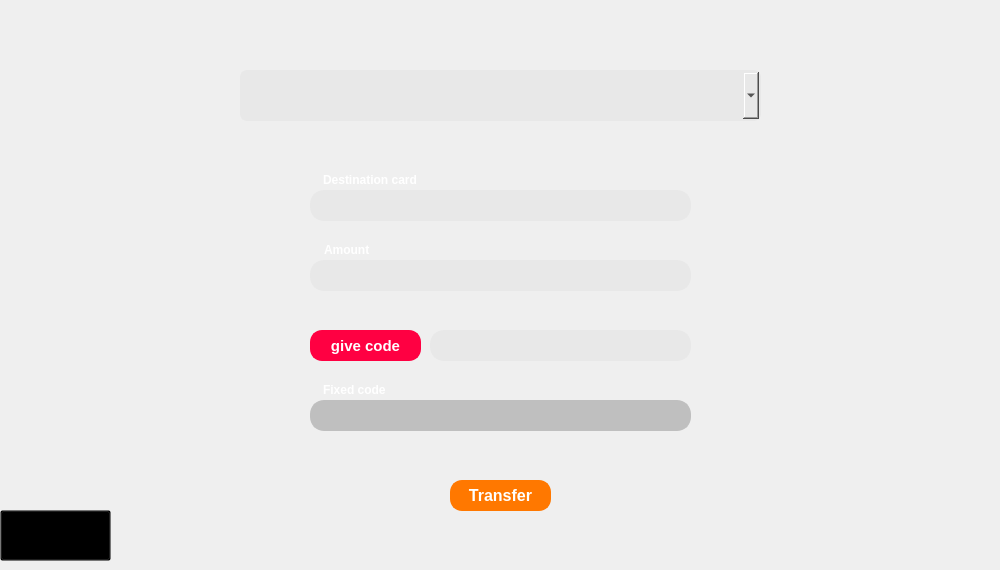
<?xml version="1.0" encoding="UTF-8"?>
<ui version="4.0">
 <class>TransferMoney</class>
 <widget class="QDialog" name="TransferMoney">
  <property name="geometry">
   <rect>
    <x>0</x>
    <y>0</y>
    <width>1000</width>
    <height>570</height>
   </rect>
  </property>
  <property name="minimumSize">
   <size>
    <width>1000</width>
    <height>570</height>
   </size>
  </property>
  <property name="maximumSize">
   <size>
    <width>1000</width>
    <height>570</height>
   </size>
  </property>
  <property name="windowTitle">
   <string>Transfer Money</string>
  </property>
  <property name="windowIcon">
   <iconset>
    <normalon>:/Images/logo bank.png</normalon>
   </iconset>
  </property>
  <property name="styleSheet">
   <string notr="true">#TransferMoney{		
background-image: url(&quot;:/Images/transfer money page.png&quot;);
        background-repeat: no-repeat;
        background-attachment: fixed;
        background-size: cover;
        background-position: center;
}</string>
  </property>
  <widget class="QComboBox" name="cmbOriginCards">
   <property name="geometry">
    <rect>
     <x>240</x>
     <y>70</y>
     <width>521</width>
     <height>51</height>
    </rect>
   </property>
   <property name="styleSheet">
    <string notr="true">#cmbOriginCards{
    background-color:  #e8e8e8; 
    color: black; 
    border: 2px solid #e8e8e8; 
    border-radius: 7px;
    padding: 3px 10px; 
    font-size: 14px; 
	font-family:'Cascadia Mono' ;
	font-weight: bold;
    text-align: center; 
}
#cmbOriginCards:hover {
    background-color: #d3d3d3;
}</string>
   </property>
  </widget>
  <widget class="QPushButton" name="btnTransfer">
   <property name="geometry">
    <rect>
     <x>450</x>
     <y>480</y>
     <width>101</width>
     <height>31</height>
    </rect>
   </property>
   <property name="cursor">
    <cursorShape>PointingHandCursor</cursorShape>
   </property>
   <property name="styleSheet">
    <string notr="true">#btnTransfer{
    background-color:  #ff7800; 
    color: white; 
    border: 2px solid #ff7800; 
    border-radius: 12px;
    padding: 3px 10px; 
    font-size: 16px; 
	font-family:'Cascadia Mono' ;
	font-weight: bold;
    text-align: center; 
}
#btnTransfer:hover {
    background-color: #f05b01;
	border: 2px solid #f05b01; 
    color: white; 
}</string>
   </property>
   <property name="text">
    <string>Transfer</string>
   </property>
  </widget>
  <widget class="QLineEdit" name="lnEdtAimCard">
   <property name="geometry">
    <rect>
     <x>310</x>
     <y>190</y>
     <width>381</width>
     <height>31</height>
    </rect>
   </property>
   <property name="styleSheet">
    <string notr="true">#lnEdtAimCard{
    background-color:  #e8e8e8; 
    color: black; 
    border: 2px solid #e8e8e8; 
    border-radius: 14px;
    padding: 3px 10px; 
    font-size: 14px; 
	font-family:'Cascadia Mono' ;
	font-weight: bold;
    text-align: center; 
}
#lnEdtAimCard:hover {
    background-color: #d3d3d3;
}</string>
   </property>
  </widget>
  <widget class="QLineEdit" name="lnEdtAmount">
   <property name="geometry">
    <rect>
     <x>310</x>
     <y>260</y>
     <width>381</width>
     <height>31</height>
    </rect>
   </property>
   <property name="styleSheet">
    <string notr="true">#lnEdtAmount{
    background-color:  #e8e8e8; 
    color: black; 
    border: 2px solid #e8e8e8; 
    border-radius: 14px;
    padding: 3px 10px; 
    font-size: 14px; 
	font-family:'Cascadia Mono' ;
	font-weight: bold;
    text-align: center; 
}
#lnEdtAmount:hover {
    background-color: #d3d3d3;
}</string>
   </property>
  </widget>
  <widget class="QLineEdit" name="lnEdtDynamicPass">
   <property name="enabled">
    <bool>false</bool>
   </property>
   <property name="geometry">
    <rect>
     <x>430</x>
     <y>330</y>
     <width>261</width>
     <height>31</height>
    </rect>
   </property>
   <property name="styleSheet">
    <string notr="true">#lnEdtDynamicPass{
    background-color:  #e8e8e8; 
    color: black; 
    border: 2px solid #e8e8e8; 
    border-radius: 14px;
    padding: 3px 10px; 
    font-size: 14px; 
	font-family:'Cascadia Mono' ;
	font-weight: bold;
    text-align: center; 
}
#lnEdtDynamicPass:hover {
    background-color: #d3d3d3;
}</string>
   </property>
  </widget>
  <widget class="QPushButton" name="btnSendPass">
   <property name="geometry">
    <rect>
     <x>310</x>
     <y>330</y>
     <width>111</width>
     <height>31</height>
    </rect>
   </property>
   <property name="cursor">
    <cursorShape>PointingHandCursor</cursorShape>
   </property>
   <property name="styleSheet">
    <string notr="true">#btnSendPass{
    background-color:  #ff0042; 
    color: white; 
    border: 2px solid #ff0042; 
    border-radius: 12px;
    padding: 3px 3px; 
    font-size: 15px; 
	font-family:'Cascadia Mono' ;
	font-weight: bold;
    text-align: center; 
}
#btnSendPass:hover {
    background-color: #d30037;
	border: 2px solid #d30037; 
    color: white; 
}</string>
   </property>
   <property name="text">
    <string>give code</string>
   </property>
  </widget>
  <widget class="QLineEdit" name="lnEdtFixPass">
   <property name="enabled">
    <bool>false</bool>
   </property>
   <property name="geometry">
    <rect>
     <x>310</x>
     <y>400</y>
     <width>381</width>
     <height>31</height>
    </rect>
   </property>
   <property name="styleSheet">
    <string notr="true">#lnEdtFixPass{
    background-color:  #bfbfbf; 
    color: black; 
    border: 2px solid #bfbfbf; 
    border-radius: 14px;
    padding: 3px 10px; 
    font-size: 14px; 
	font-family:'Cascadia Mono' ;
	font-weight: bold;
    text-align: center; 
}
#lnEdtFixPass:hover {
    background-color: #d3d3d3;
}</string>
   </property>
  </widget>
  <widget class="QLabel" name="lblAimCard">
   <property name="geometry">
    <rect>
     <x>310</x>
     <y>170</y>
     <width>121</width>
     <height>20</height>
    </rect>
   </property>
   <property name="styleSheet">
    <string notr="true">#lblAimCard{
    color: white; 
    padding: 3px 10px; 
    font-size: 12px; 
	font-weight: bold;
    text-align: center; 
}</string>
   </property>
   <property name="text">
    <string>Destination card</string>
   </property>
  </widget>
  <widget class="QLabel" name="lblAmount">
   <property name="geometry">
    <rect>
     <x>311</x>
     <y>240</y>
     <width>111</width>
     <height>20</height>
    </rect>
   </property>
   <property name="styleSheet">
    <string notr="true">#lblAmount{
    color: white; 
    padding: 3px 10px; 
    font-size: 12px; 
	font-weight: bold;
    text-align: center; 
}</string>
   </property>
   <property name="text">
    <string>Amount</string>
   </property>
  </widget>
  <widget class="QLabel" name="lblFixPass">
   <property name="geometry">
    <rect>
     <x>310</x>
     <y>380</y>
     <width>111</width>
     <height>20</height>
    </rect>
   </property>
   <property name="styleSheet">
    <string notr="true">#lblFixPass{
    color: white; 
    padding: 3px 10px; 
    font-size: 12px; 
	font-weight: bold;
    text-align: center; 
}</string>
   </property>
   <property name="text">
    <string>Fixed code</string>
   </property>
  </widget>
  <widget class="QLabel" name="lblAimCardWrong">
   <property name="geometry">
    <rect>
     <x>311</x>
     <y>220</y>
     <width>371</width>
     <height>20</height>
    </rect>
   </property>
   <property name="styleSheet">
    <string notr="true">#lblAimCardWrong{
    color: #ffa800; 
    padding: 3px 10px; 
    font-size: 9px; 
	font-weight: bold;
    text-align: center; 
}</string>
   </property>
   <property name="text">
    <string/>
   </property>
  </widget>
  <widget class="QLabel" name="lblAmountWrong">
   <property name="geometry">
    <rect>
     <x>311</x>
     <y>289</y>
     <width>371</width>
     <height>20</height>
    </rect>
   </property>
   <property name="styleSheet">
    <string notr="true">#lblAmountWrong{
    color: #ffa800; 
    padding: 3px 10px; 
    font-size: 9px; 
	font-weight: bold;
    text-align: center; 
}</string>
   </property>
   <property name="text">
    <string/>
   </property>
  </widget>
  <widget class="QLabel" name="lblDynamicPassWrong">
   <property name="geometry">
    <rect>
     <x>430</x>
     <y>359</y>
     <width>261</width>
     <height>20</height>
    </rect>
   </property>
   <property name="styleSheet">
    <string notr="true">#lblDynamicPassWrong{
    color: #ffa800; 
    padding: 3px 10px; 
    font-size: 9px; 
	font-weight: bold;
    text-align: center; 
}</string>
   </property>
   <property name="text">
    <string/>
   </property>
  </widget>
  <widget class="QLabel" name="lblFixPassWrong">
   <property name="geometry">
    <rect>
     <x>312</x>
     <y>429</y>
     <width>371</width>
     <height>20</height>
    </rect>
   </property>
   <property name="styleSheet">
    <string notr="true">#lblFixPassWrong{
    color: #ffa800; 
    padding: 3px 10px; 
    font-size: 9px; 
	font-weight: bold;
    text-align: center; 
}</string>
   </property>
   <property name="text">
    <string/>
   </property>
  </widget>
  <widget class="QLabel" name="lblName">
   <property name="geometry">
    <rect>
     <x>315</x>
     <y>220</y>
     <width>321</width>
     <height>20</height>
    </rect>
   </property>
   <property name="styleSheet">
    <string notr="true">#lblName{
    color: #09ffc2; 
    padding: 3px 10px; 
    font-size: 9px; 
	font-weight: bold;
    text-align: right; 
}</string>
   </property>
   <property name="text">
    <string/>
   </property>
  </widget>
  <widget class="QLabel" name="lblDateWrong">
   <property name="geometry">
    <rect>
     <x>444</x>
     <y>512</y>
     <width>281</width>
     <height>20</height>
    </rect>
   </property>
   <property name="styleSheet">
    <string notr="true">#lblDateWrong{
    color: #ffa800; 
    padding: 3px 10px; 
    font-size: 9px; 
	font-weight: bold;
    text-align: center; 
}</string>
   </property>
   <property name="text">
    <string/>
   </property>
  </widget>
  <widget class="QPushButton" name="btnBack">
   <property name="geometry">
    <rect>
     <x>0</x>
     <y>510</y>
     <width>111</width>
     <height>51</height>
    </rect>
   </property>
   <property name="styleSheet">
    <string notr="true">#btnBack{		
		background: transparent;
		background-image: url(&quot;:/Images/back.png&quot;);
        background-repeat: no-repeat;
        background-attachment: fixed;
        background-size: cover;
        background-position: center;
}
#btnBack:hover {
    background-image: url(&quot;:/Images/back hover.png&quot;);
}</string>
   </property>
   <property name="text">
    <string/>
   </property>
  </widget>
 </widget>
 <resources/>
 <connections/>
</ui>
